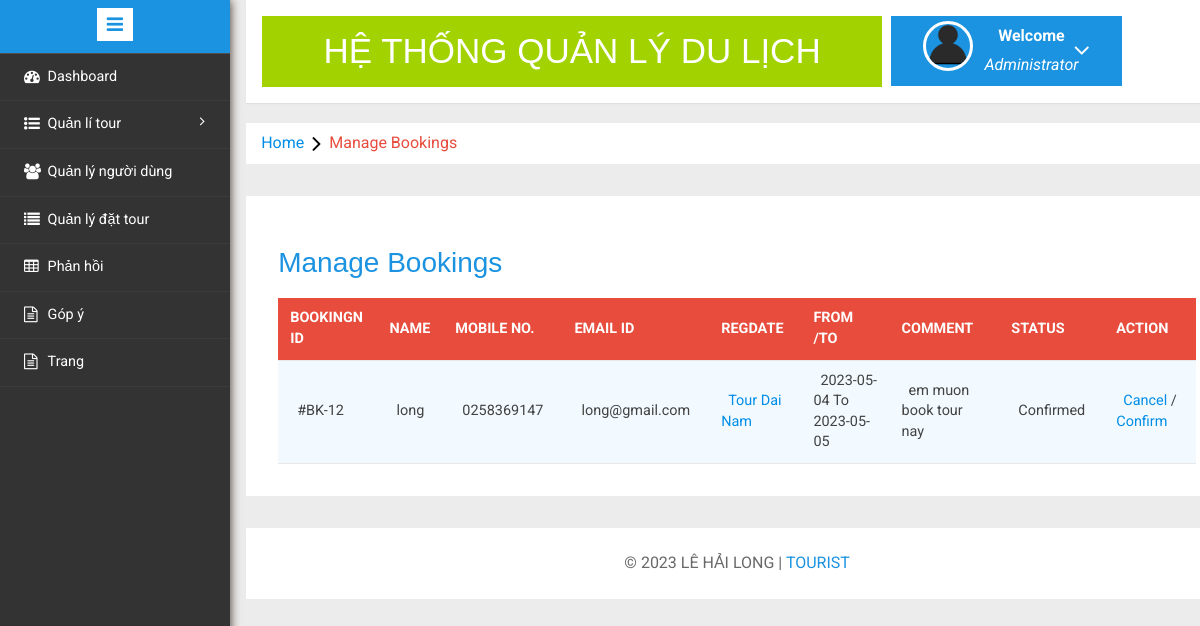
The app's page /tms/admin/manage-bookings.php (signed in) with its own data.
### tables this page shows
CREATE TABLE `tblusers` (
  `id` int(11) NOT NULL,
  `FullName` varchar(100) DEFAULT NULL,
  `MobileNumber` char(10) DEFAULT NULL,
  `EmailId` varchar(70) DEFAULT NULL,
  `Password` varchar(100) DEFAULT NULL,
  `RegDate` timestamp NULL DEFAULT current_timestamp(),
  `UpdationDate` timestamp NULL DEFAULT NULL ON UPDATE current_timestamp()
);

CREATE TABLE `tblbooking` (
  `BookingId` int(11) NOT NULL,
  `PackageId` int(11) DEFAULT NULL,
  `UserEmail` varchar(100) DEFAULT NULL,
  `FromDate` varchar(100) DEFAULT NULL,
  `ToDate` varchar(100) DEFAULT NULL,
  `Comment` mediumtext DEFAULT NULL,
  `RegDate` timestamp NULL DEFAULT current_timestamp(),
  `status` int(11) DEFAULT NULL,
  `CancelledBy` varchar(5) DEFAULT NULL,
  `UpdationDate` timestamp NULL DEFAULT NULL ON UPDATE current_timestamp()
);

CREATE TABLE `tbltourpackages` (
  `PackageId` int(11) NOT NULL,
  `PackageName` varchar(200) DEFAULT NULL,
  `PackageType` varchar(150) DEFAULT NULL,
  `PackageLocation` varchar(100) DEFAULT NULL,
  `PackagePrice` int(11) DEFAULT NULL,
  `PackageFetures` varchar(255) DEFAULT NULL,
  `PackageDetails` mediumtext DEFAULT NULL,
  `PackageImage` varchar(100) DEFAULT NULL,
  `Creationdate` timestamp NULL DEFAULT current_timestamp(),
  `UpdationDate` timestamp NULL DEFAULT NULL ON UPDATE current_timestamp()
);

### tms/admin/manage-bookings.php (the view, shortened to what this page needs)
<?php
include('includes/config.php');
if(strlen($_SESSION['alogin'])==0)
	{
header('location:index.php');
}
else{
	?>
<!DOCTYPE HTML>
<html>
<head>
<link href="css/bootstrap.min.css" rel='stylesheet' type='text/css' />
<link href="css/style.css" rel='stylesheet' type='text/css' />
<link rel="stylesheet" href="css/morris.css" type="text/css"/>
<link href="css/font-awesome.css" rel="stylesheet">
<link rel="stylesheet" type="text/css" href="css/table-style.css" />
<link rel="stylesheet" type="text/css" href="css/basictable.css" />
<link rel="stylesheet" href="css/icon-font.min.css" type='text/css' />
</head>
<body>
   <div class="page-container">
<div class="left-content">
	   <div class="mother-grid-inner">
				<?php include('includes/header.php');?>
				</div>
<ol class="breadcrumb">
                <li class="breadcrumb-item"><a href="index.html">Home</a><i class="fa fa-angle-right"></i>Manage Bookings</li>
            </ol>
<div class="agile-grids">
				<div class="agile-tables">
					<div class="w3l-table-info">
					  <h2>Manage Bookings</h2>
					    <table id="table">
						<thead>
						  <tr>
						  <th>Bookingn id</th>
							<th>Name</th>
							<th>Mobile No.</th>
							<th>Email Id</th>
							<th>RegDate </th>
							<th>From /To </th>
							<th>Comment </th>
							<th>Status </th>
							<th>Action </th>
						  </tr>
						</thead>
						<tbody>
<?php $sql = "SELECT tblbooking.BookingId as bookid,tblusers.FullName as fname,tblusers.MobileNumber as mnumber,tblusers.EmailId as email,tbltourpackages.PackageName as pckname,tblbooking.PackageId as pid,tblbooking.FromDate as fdate,tblbooking.ToDate as tdate,tblbooking.Comment as comment,tblbooking.status as status,tblbooking.CancelledBy as cancelby,tblbooking.UpdationDate as upddate from tblusers join  tblbooking on  tblbooking.UserEmail=tblusers.EmailId join tbltourpackages on tbltourpackages.PackageId=tblbooking.PackageId";
$query = $dbh -> prepare($sql);
$query->execute();
$results=$query->fetchAll(PDO::FETCH_OBJ);
$cnt=1;
if($query->rowCount() > 0)
{
foreach($results as $result)
{				?>
						  <tr>
							<td>#BK-<?php echo htmlentities($result->bookid);?></td>
							<td><?php echo htmlentities($result->fname);?></td>
							<td><?php echo htmlentities($result->mnumber);?></td>
							<td><?php echo htmlentities($result->email);?></td>
							<td><a href="update-package.php?pid=<?php echo htmlentities($result->pid);?>"><?php echo htmlentities($result->pckname);?></a></td>
							<td><?php echo htmlentities($result->fdate);?> To <?php echo htmlentities($result->tdate);?></td>
								<td><?php echo htmlentities($result->comment);?></td>
								<td><?php if($result->status==0)
{
echo "Pending";
}
if($result->status==1)
{
echo "Confirmed";
}
?></td>
<?php if($result->status==2)
{
	?><td>Cancelled</td>
<?php } else {?>
<td><a href="manage-bookings.php?bkid=<?php echo htmlentities($result->bookid);?>" onclick="return confirm('Do you really want to cancel booking')" >Cancel</a> / <a href="manage-bookings.php?bckid=<?php echo htmlentities($result->bookid);?>" onclick="return confirm('Do you really want to cancel booking')" >Confirm</a></td>
<?php }?>
						  </tr>
						 <?php $cnt=$cnt+1;} }?>
						</tbody>
					  </table>
					</div>
			</div>
<?php include('includes/footer.php');?>
</div>
</div>
						<?php include('includes/sidebarmenu.php');?>
							</div>
</body>
</html>
<?php } ?>

### tms/admin/css/table-style.css (style rules this page uses)
table { background: white; border-collapse: collapse; margin: 1.25em 0 0; width: 100%; }
table tr, table th, table td { border: none; border-bottom: 1px solid #e8e8e8; font-size: .95em; }
table th, table td { padding: 10px 12px; text-align: left; }
table th { background: #e74c3c; color: #fff; text-transform: uppercase; }
table tr td { background: #f3faff; color: #424242; }
table { width: 100%; }

### records on screen
tblusers: tblbooking.BookingId "12", FullName "long", MobileNumber "0258369147", EmailId "long@gmail.com", tbltourpackages.PackageName "Tour Dai Nam", tblbooking.FromDate "2023-05-04", tblbooking.ToDate "2023-05-05", tblbooking.Comment "em muon book tour nay"
